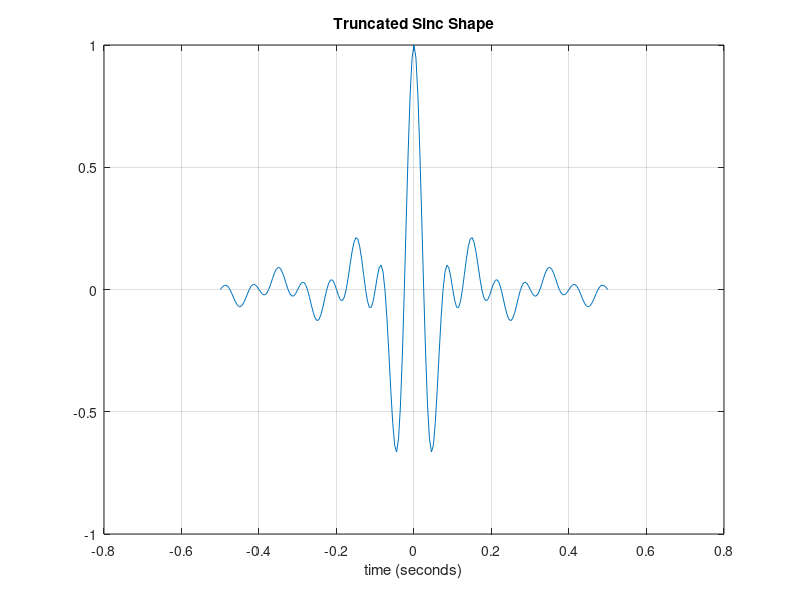
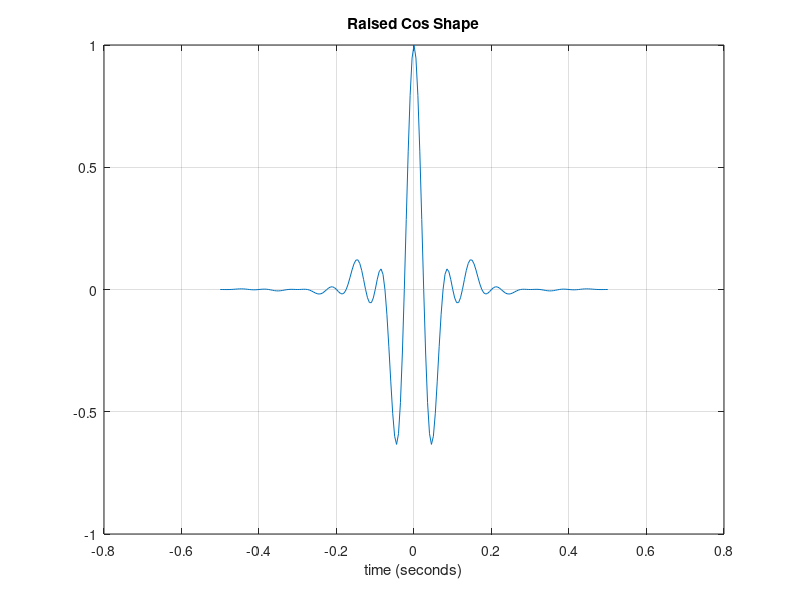

Write the MATLAB code that produced these figures, in order. (Note: this script raises an error after producing the figures.)
%% Case study 2
%% Introduction
% * Author:                   Amelia Hines and Dayan Parker
% * Class:                    ESE 351
% * Date:                     Created 4/5/2024, Last Edited 4/5/2024
%% create pulse shapes
Ts=0.1; %define period in miliseconds
bw=1;
dt=0.005; %define sampleing rate
t=-Ts*5:dt:Ts*5; %define time vector from 0 to T
fs=1/dt;
N = 1024; %FFT length
beta = .5; %Rolloff for Raised Cosine

raisCos_1 = sinc(t/Ts).*(cos(pi*beta*t/Ts)./(1-(2*beta*t/Ts).^2)); %define raised cos
raisCos_1(t == Ts/(2*beta) | t == -Ts/(2*beta)) = pi/4*sinc(1/(2*beta)); %Deal with 0
raisCos_1 = raisCos_1.*cos(2*pi*10*t); %Define shift
raisCos_2 = sinc(t/Ts).*(cos(pi*beta*t/Ts)./(1-(2*beta*t/Ts).^2));
raisCos_2(t == Ts/(2*beta) | t == -Ts/(2*beta)) = pi/4*sinc(1/(2*beta));
raisCos_2 = raisCos_2.*cos(2*pi*20*t);
raisCos_3 = sinc(t/Ts).*(cos(pi*beta*t/Ts)./(1-(2*beta*t/Ts).^2));
raisCos_3(t == Ts/(2*beta) | t == -Ts/(2*beta)) = pi/4*sinc(1/(2*beta));
raisCos_3 = raisCos_3.*cos(2*pi*30*t);
sinc_1=sinc(t/Ts).*cos(2*pi*10*t); %define truncated sin function
sinc_2=sinc(t/Ts).*cos(2*pi*20*t); %define shifted truncated sin function
sinc_3=sinc(t/Ts).*cos(2*pi*30*t); %define shifted sinc

figure 
plot(t,sinc_1), title ("Truncated Sinc Shape"),  xlabel('time (seconds)')
grid on

figure 
plot(t,raisCos_1), title ("Raised Cos Shape"),  xlabel('time (seconds)')
grid on

%10Hz
sinc_jw = fftshift(fft(sinc_1,N)); %take the fft of p(t)
rcos_jw1 =  fftshift(fft(raisCos_1,N));
f = 0:(fs/bw)/fftL:(fs/bw)-(fs/bw)/N;
%plot the frequnecy response of p(t)
figure
title('P(\omega): Truncated Sinc (10Hz)')
subplot(3,1,1), plot(f,abs(sinc_jw)), title('Magnitude of P(\omega)')
xlabel('frequnecy (Hz)')

subplot(3,1,2), plot(f,angle(sinc_jw)), title('Phase of P(\omega)')
xlabel('frequnecy (Hz)')

subplot(3,1,3), spectrogram(sinc_jw), title('Spectrogram of P(\omega)')

figure
title('P(\omega): Raised Cosine (10Hz)')
subplot(3,1,1), plot(f,abs(rcos_jw1)), title('Magnitude of P(\omega)')
xlabel('frequnecy (Hz)')

subplot(3,1,2), plot(f,angle(rcos_jw1)), title('Phase of P(\omega)')
xlabel('frequnecy (Hz)')

subplot(3,1,3), spectrogram(rcos_jw1), title('Spectrogram of P(\omega)')

%20 Hz
sinc_jw2 = fftshift(fft(sinc_2,fftL)); %take the fft of p(t)
rcos_jw2 =  fftshift(fft(raisCos_2,N));

figure
title('P(\omega): Truncated Sinc (20Hz)')
subplot(3,1,1), plot(f,abs(sinc_jw2)), title('Magnitude of P(\omega)')
xlabel('frequnecty (Hz)')

subplot(3,1,2), plot(f,angle(sinc_jw2)), title('Phase of P(\omega)')
xlabel('frequnecty (Hz)')

subplot(3,1,3), spectrogram(sinc_jw2), title('Spectrogram of P(\omega)')

figure
title('P(\omega): Raised Cosine (20Hz)')
subplot(3,1,1), plot(f,abs(rcos_jw2)), title('Magnitude of P(\omega)')
xlabel('frequnecy (Hz)')

subplot(3,1,2), plot(f,angle(rcos_jw2)), title('Phase of P(\omega)')
xlabel('frequnecy (Hz)')

subplot(3,1,3), spectrogram(rcos_jw2), title('Spectrogram of P(\omega)')

%30 Hz
sinc_jw3 = fftshift(fft(sinc_3,fftL)); %take the fft of p(t)
rcos_jw3 =  fftshift(fft(raisCos_3,N));

figure
subplot(3,1,1), plot(f,abs(sinc_jw3)), title('Magnitude of P(\omega)')
xlabel('frequnecty (Hz)')

subplot(3,1,2), plot(f,angle(sinc_jw3)), title('Phase of P(\omega)')
xlabel('frequnecty (Hz)')

subplot(3,1,3), spectrogram(sinc_jw3), title('Spectrogram of P(\omega)')
%the band width need to for communications with this shape is pi/25 radians
figure
title('P(\omega): Raised Cosine (30Hz)')
subplot(3,1,1), plot(f,abs(rcos_jw3)), title('Magnitude of P(\omega)')
xlabel('frequnecy (Hz)')

subplot(3,1,2), plot(f,angle(rcos_jw3)), title('Phase of P(\omega)')
xlabel('frequnecy (Hz)')

subplot(3,1,3), spectrogram(rcos_jw3), title('Spectrogram of P(\omega)')
%combine plot
figure
plot(f,abs(sinc_jw)), hold on
plot(f,abs(sinc_jw2)),plot(f,abs(sinc_jw3))
hold off
legend('10Hz', '20Hz', '30Hz')
title('magnitude of P(\omega)')
xlabel('frequnecty (Hz)')

figure
plot(f,abs(rcos_jw1)), hold on
plot(f,abs(rcos_jw2)),plot(f,abs(rcos_jw3))
hold off
legend('10Hz', '20Hz', '30Hz')
title('magnitude of P(\omega)')
xlabel('frequnecty (Hz)')
%%
message10 = 'I love ESE 351! :)'; 
message20 = 'I love Jason Trobuagh';
message30 = 'take me...';

communication_fullSinc = communication(sinc_1,message10,sinc_2,message20,sinc_3,message30,0.5);
communication_fullRCos = communication(raisCos_1,message10,raisCos_2,message20,raisCos_3,message30,0.5);

disp(['10Hz message: ',communication_fullSinc{1}])
disp(['20Hz message: ',communication_fullSinc{2}])
disp(['30Hz message: ',communication_fullSinc{3}])

disp(['10Hz message: ',communication_fullRCos{1}])
disp(['20Hz message: ',communication_fullRCos{2}])
disp(['30Hz message: ',communication_fullRCos{3}])
%%
function message_out = communication(pt,message1,pt2,message2,pt3,message3,sigma)
    Ts=0.1; %define period in miliseconds
    dt=0.01; %define sampleing rate
    t=-Ts*5:dt:Ts*5; %define time vector from 0 to T
    fs=1/dt;

    fb=1/(Ts); %create bit rate vector
    upscale=100; %use the length of p(t) to idenitfy the number of zeros 
    % needed to get the full convoltuion y(t)
    

    %convert messages to binary
    x_t10 = str2num(reshape(dec2bin(message1)',1,[])')';
    x_t10(x_t10 == 0) = -1; 

    x_t20 = str2num(reshape(dec2bin(message2)',1,[])')';
    x_t20(x_t20 == 0) = -1;

    x_t30 = str2num(reshape(dec2bin(message3)',1,[])')';
    x_t30(x_t30 == 0) = -1;

    scaled_x10 = zeros(1, numel(x_t10)*upscale);
    length_scaled_10=length(scaled_x10);
    scaled_x20 = zeros(1, numel(x_t20)*upscale);
    length_scaled_20=length(scaled_x20);
    scaled_x30 = zeros(1, numel(x_t30)*upscale);
    length_scaled_30=length(scaled_x30);

    % Insert bit values into the result vector with upsacle zeros in between each value
    scaled_x10(1:100:end) = x_t10;
    scaled_x20(1:100:end) = x_t20;
    scaled_x30(1:100:end) = x_t30;

    %convolute eache scaled signal vecotor with the corrisponding pulse
    %shape
    y_t10=conv(scaled_x10,pt,'same');
    y_t20=conv(scaled_x20,pt2,'same');
    y_t30=conv(scaled_x30,pt3,'same');

    %pad the vectors with zeros to be the same legnth
    scaled_vector=[length(y_t10),length(y_t20),length(y_t30)];
    max_scale=max(scaled_vector);

    y_t10=[y_t10,zeros(1,max_scale-length(y_t10))];
    y_t20=[y_t20,zeros(1,max_scale-length(y_t20))];
    y_t30=[y_t30,zeros(1,max_scale-length(y_t30))];

    y_t=y_t10+y_t20+y_t30; %add the seperate signals together

    noise_time=0:dt:(length(y_t)-1)*dt;%defin a time vector for r(t) and y(t)
    figure, plot(noise_time,y_t), title('orignal data')

    noise=sigma.^2*randn(1,length(y_t)); %create noise vector
    r_t=noise+y_t; %create return signals
    figure, plot(noise_time,r_t), title('noisy data at')

    time=0:length(r_t)-1;

    %matched filter
    %convolute the noisy data with the opposite of the time vector
    p_opposite_10=pt(end:-1:1);
    z_t10=filter(p_opposite_10,1,r_t.*cos(2*pi*time*10));
    z_t10=z_t10(1,1:length_scaled_10);

    p_opposite_20=pt2(end:-1:1);
    z_t20=filter(p_opposite_20,1,r_t.*cos(2*pi*20*time));
    z_t20=z_t20(1,1:length_scaled_20);
    p_opposite_30=pt3(end:-1:1);
    z_t30=filter(p_opposite_30,1,r_t.*cos(2*pi*30*time));
    z_t30=z_t30(1,1:length_scaled_30);

    %create a binary output
    output_match10=zeros(1,length(x_t10));
    output_match10(z_t10(upscale:upscale:end)<0)=-1;
    output_match10(z_t10(upscale:upscale:end)>0)=1;
    message_output10=output_match10;
    message_output10(output_match10==-1)=0;
    message_out10 = char(bin2dec(num2str(reshape(message_output10,7,[])')))';

    output_match20=zeros(1,length(x_t10)-1);
    output_match20(z_t20(upscale:upscale:end)<0)=-1;
    output_match20(z_t20(upscale:upscale:end)>0)=1;
    message_output20=output_match20;
    message_output20(output_match20==-1)=0;
    message_out20 = char(bin2dec(num2str(reshape(message_output20,7,[])')))';

    output_match30=zeros(1,length(x_t30)-1);
    output_match30(z_t30(upscale:upscale:end)<0)=-1;
    output_match30(z_t30(upscale:upscale:end)>0)=1;
    message_output30=output_match30;
    message_output30(output_match30==-1)=0;
    message_out30 = char(bin2dec(num2str(reshape(message_output30,7,[])')))';
    
    message_out=cell(3,1);
    message_out{1}=message_out10;
    message_out{2}=message_out20;
    message_out{3}=message_out30;


    %10 Hz plot
    diff_idx=find(output_match10~=x_t10);
    same_idx=find(output_match10==x_t10);
    error_rate=length(diff_idx)/length(x_t10); %define error rate
    
    figure
    subplot(2,1,1)
    stem(same_idx,output_match10(same_idx), 'bo'); 
    hold on; 
    % Plot p_t where p_t is different from x_t
    stem(diff_idx, output_match10(diff_idx), 'rx');  % Plot p_t where it is different from x_t with red x marks
    title('Output of the match reciver at 10 Hz')
    xlabel('bits')
    hold off; % Release the hold on the plot
    legend('x_t', 'p_t different from x_t');
    
    subplot(2,1,2), stem(x_t10), title('orignal signal')%plot orignal signal
    xlabel(sprintf('bits, error rate = %0.3f',error_rate))
    
    %20 Hz plot
    diff_idx=find(output_match20~=x_t20);
    same_idx=find(output_match20==x_t20);
    error_rate=length(diff_idx)/length(x_t20); %define error rate
    
    figure
    subplot(2,1,1)
    stem(same_idx,output_match20(same_idx), 'bo'); 
    hold on; 
    % Plot p_t where p_t is different from x_t
    stem(diff_idx, output_match20(diff_idx), 'rx');  % Plot p_t where it is different from x_t with red x marks
    title('Output of the match reciver at 20 Hz')
    xlabel('bits')
    hold off; % Release the hold on the plot
    legend('x_t', 'p_t different from x_t');
    
    subplot(2,1,2), stem(x_t20), title('orignal signal')%plot orignal signal
    xlabel(sprintf('bits, error rate = %0.3f',error_rate))
    
    %30 Hz plot
    diff_idx=find(output_match30~=x_t30);
    same_idx=find(output_match30==x_t30);
    error_rate=length(diff_idx)/length(x_t30); %define error rate
    
    figure
    subplot(2,1,1)
    stem(same_idx,output_match30(same_idx), 'bo'); 
    hold on; 
    % Plot p_t where p_t is different from x_t
    stem(diff_idx, output_match30(diff_idx), 'rx');  % Plot p_t where it is different from x_t with red x marks
    title('Output of the match reciver at 30 Hz')
    xlabel('bits')
    hold off; % Release the hold on the plot
    legend('x_t', 'p_t different from x_t');
    
    subplot(2,1,2), stem(x_t30), title('orignal signal')%plot orignal signal
    xlabel(sprintf('bits, error rate = %0.3f',error_rate))
    
    %calculate the SNR of the system 

    signal_power = sum(y_t.^2);
    noise_power = sum(noise.^2);
    SNR = signal_power / noise_power;
    SNR_dB = 10 * log10(signal_power / noise_power); % SNR in decibels

   
    disp(['SNR 10Hz =',num2str(SNR_dB)])
    disp(['bit rate 10Hz =',num2str(fb)])
    disp(['standard deviation of noise 10Hz =',num2str(sigma)])

end
